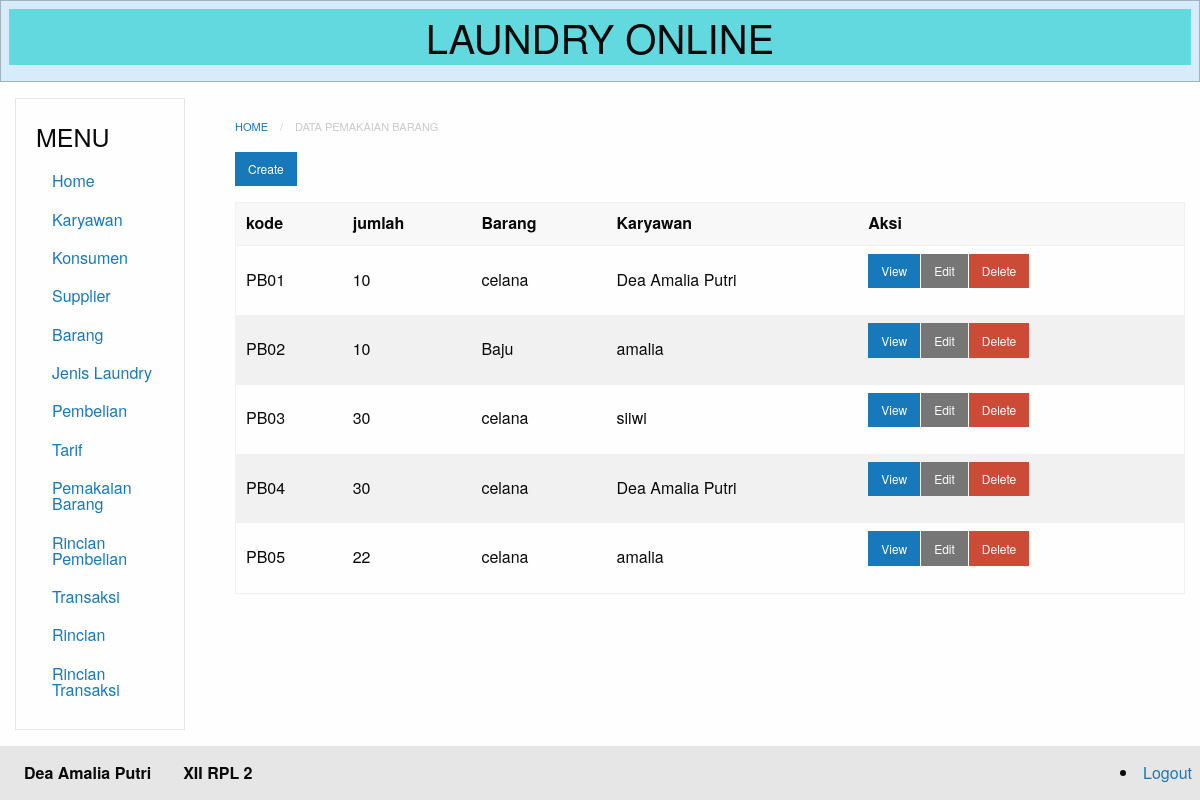
Screenshot of /index.php?module=pemakaian_barang (signed in) with the database file from the repository.
### tables this page shows
CREATE TABLE `pemakaian_barang` (
  `id` int(11) NOT NULL,
  `kode` varchar(20) NOT NULL,
  `jumlah` varchar(50) NOT NULL,
  `barang_id` int(11) NOT NULL,
  `karyawan_id` int(11) NOT NULL
);

CREATE TABLE `barang` (
  `id` int(11) NOT NULL,
  `kode` varchar(20) NOT NULL,
  `nama` varchar(50) NOT NULL,
  `stok` varchar(50) NOT NULL,
  `tanggal_update_stok` date NOT NULL
);

CREATE TABLE `karyawan` (
  `id` int(11) NOT NULL,
  `nik` varchar(20) NOT NULL,
  `nama` varchar(50) NOT NULL,
  `alamat` varchar(50) NOT NULL,
  `telp` varchar(50) NOT NULL,
  `gender` enum('L','P') NOT NULL
);

### database.php (called while the page is built, shortened)
<?php
class Database {
	private $db_host = "localhost";
	private $db_user = "root";
	private $db_pass = "";
	private $db_name = "11_deaamaliaputri_laundry";
	var $con = false;
    var $myconn = "";
	var $result = array();
    function __construct() {
        if(!$this->con){
            $this->myconn = new mysqli($this->db_host, $this->db_user, $this->db_pass, $this->db_name);
            if($this->myconn->connect_errno > 0){
                array_push($this->result, $this->myconn->connect_error);
                return false;
            }else{
                $this->myconn->set_charset('utf8');
                $this->con = true;
                return true;
            }
        } else {
            return true;
        }
    }
	public function select($table, $rows = '*', $join = null,$join2 = null , $where = null, $order = null, $limit = null){
		$q = 'SELECT '.$rows.' FROM '.$table;
		if($join != null){
			$q .= ' JOIN '.$join;
		}
		if($join2 != null){
			$q .= ' JOIN '.$join2;
		}
        if($this->tableExists($table)){
        	$query = $this->myconn->query($q);
			if($query){
				$this->numResults = $query->num_rows;
				for($i = 0; $i < $this->numResults; $i++){
					$r = $query->fetch_array();
                	$key = array_keys($r);
                	for($x = 0; $x < count($key); $x++){
                    	if(!is_int($key[$x])){
                    		if($query->num_rows >= 1){
                    			$this->result[$i][$key[$x]] = $r[$key[$x]];
							}else{
								$this->result[$i][$key[$x]] = null;
							}
						}
					}
				}
				return true;
			}else{
				array_push($this->result, $this->myconn->error);
				return false;
			}
      	}else{
      		return false;
    	}
    }
	private function TableExists($table) {
    	$res = $this->myconn->query('SHOW TABLES LIKE "'.$table.'"');
    	if(isset($res->num_rows)) {
        	return $res->num_rows > 0 ? true : false;
    	} else {
    		array_push($this->result, $table." does not exist in this database");
    		return false;
    	}
	}
    public function getResult(){
        $val = $this->result;
        $this->result = array();
        return $val;
    }
}

### modules/pemakaian_barang/pemakaian_barang-index.php (the view)
<nav aria-label="You are here:" role="navigation">
<ul class="breadcrumbs">
  <li><a href="?module=home">Home</a></li>
  <li class="disabled">Data pemakaian barang</li>
</ul>
</nav>
  <a href="?module=pemakaian_barang-create" class="small button">Create</a>
<table>
  <thead>
      <tr>
          <th>kode</th>
          <th>jumlah </th>
          <th>Barang </th>
          <th>Karyawan </th>
          <th>Aksi</th>
      </tr>
  </thead>
<?php
  require_once("database.php");
  $db=new Database();
  $db->select('pemakaian_barang', 'pemakaian_barang.id, pemakaian_barang.kode, pemakaian_barang.jumlah,
  pemakaian_barang.barang_id, pemakaian_barang.karyawan_id,
  barang.nama, karyawan.nama as karyawan',
  'barang ON barang.id = pemakaian_barang.barang_id',
  'karyawan ON karyawan.id = pemakaian_barang.karyawan_id');
  $res=$db->getResult();
        if(count($res) == 0){ ?>
            <tr>
                <td colspan="8">Tidak ada data yang tersedia </td>
            </tr>
        <?php
    }else{
        foreach ($res as &$r){?>
        <tr>
            <td><?php echo $r['kode'] ?></td>
            <td><?php echo $r['jumlah'] ?></td>
            <td><?php echo $r['nama'] ?></td>
            <td><?php echo $r['karyawan'] ?></td>
            <td>
                <div class="small button-group">
                    <a href="?module=pemakaian_barang-show&id=<?php echo $r['id']; ?>" class=" button">View</a>
                    <a href="?module=pemakaian_barang-edit&id=<?php echo $r['id']; ?>" class="secondary button">Edit</a>
                    <a href="?module=pemakaian_barang-delete&id=<?php echo $r['id']; ?>"onClick='return confirm("Apakah yakin menghapus?")' class="alert button">Delete</a>
                </div>
            </td>
        </tr>
<?php
              }
          }
          ?>
</table>

### rows the page displays
pemakaian_barang: kode "PB01", jumlah "10", barang.nama "celana", karyawan.nama "Dea Amalia Putri"
pemakaian_barang: kode "PB02", jumlah "10", barang.nama "Baju", karyawan.nama "amalia"
pemakaian_barang: kode "PB03", jumlah "30", barang.nama "celana", karyawan.nama "siiwi"
pemakaian_barang: kode "PB04", jumlah "30", barang.nama "celana", karyawan.nama "Dea Amalia Putri"
pemakaian_barang: kode "PB05", jumlah "22", barang.nama "celana", karyawan.nama "amalia"
